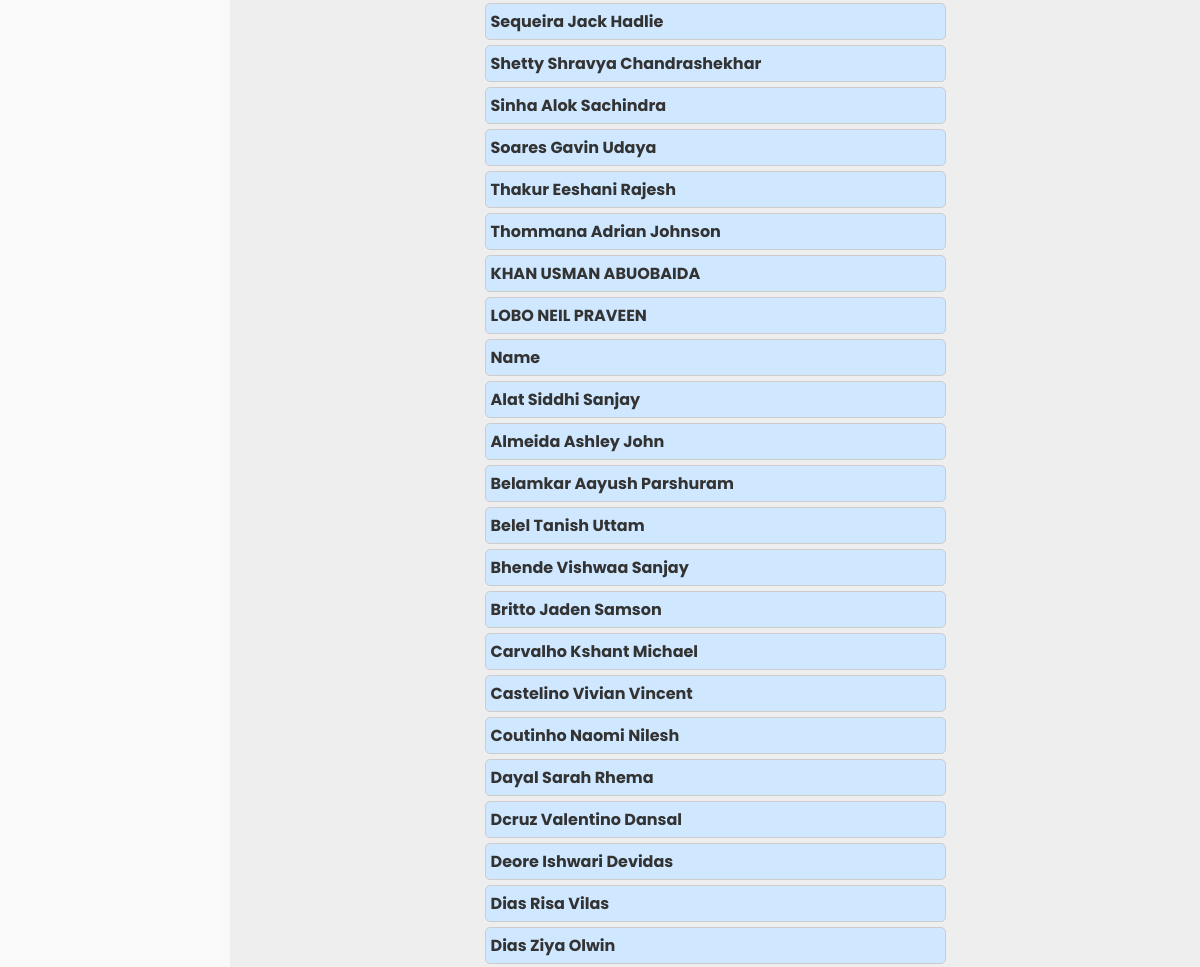
The app's page /form_dashboard/ (middle part), older data.
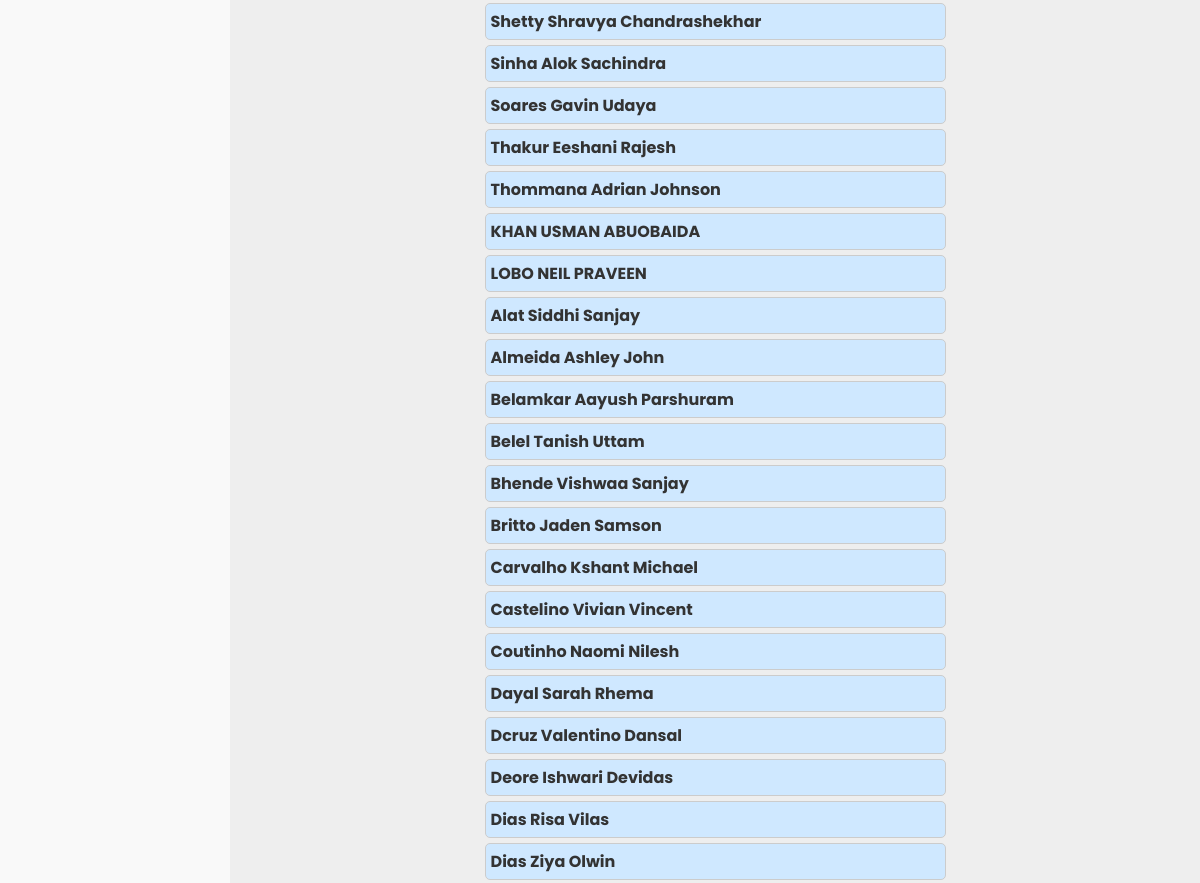
The same page, newer data.
### mentor/models.py (models this page shows, shortened)
class MentorshipData(models.Model):
    name = models.CharField(max_length=255)
    roll_number = models.CharField(max_length=50)
    division = models.CharField(max_length=10)
    faculty_mentor = models.CharField(max_length=255, null=True, blank=True)
    be_student_mentor = models.CharField(max_length=255, null=True, blank=True)
    year = models.CharField(max_length=10)
    token = models.CharField(max_length=100, null=True, blank=True)
    token_created_at = models.DateTimeField(null=True, blank=True)

### mentor/views.py (the view)
# urls.py: path('form_dashboard/', views.form_dashboard, name='form_dashboard'),
def form_dashboard(request):
    students = MentorshipData.objects.all()
    context = {
        'student_count': students.count(),
        'students': students,
        'student_names': [student.name for student in students],
    }
    return render(request, 'form_dashboard.html', context)

### mentor/templatetags/username_filters.py (called while the page is built)
@register.filter
def readable_username(value):
    return value.replace('_', ' ').title()

### templates/form_dashboard.html (shortened to what this page needs)
{% extends 'base.html' %}
{% block content %}
<ul>
    {% for student in students %}
        <li class="student-item">
            <a href="javascript:void(0);">
                {{ student.name }}
            </a>
        </li>
    {% empty %}
        <li>No students available</li>
    {% endfor %}
</ul>
{% endblock %}

Row changes from the older to the newer data that the page shows:
no longer on this page (row unchanged): MentorshipData: name "Sequeira Jack Hadlie"
removed MentorshipData: name "Name"
